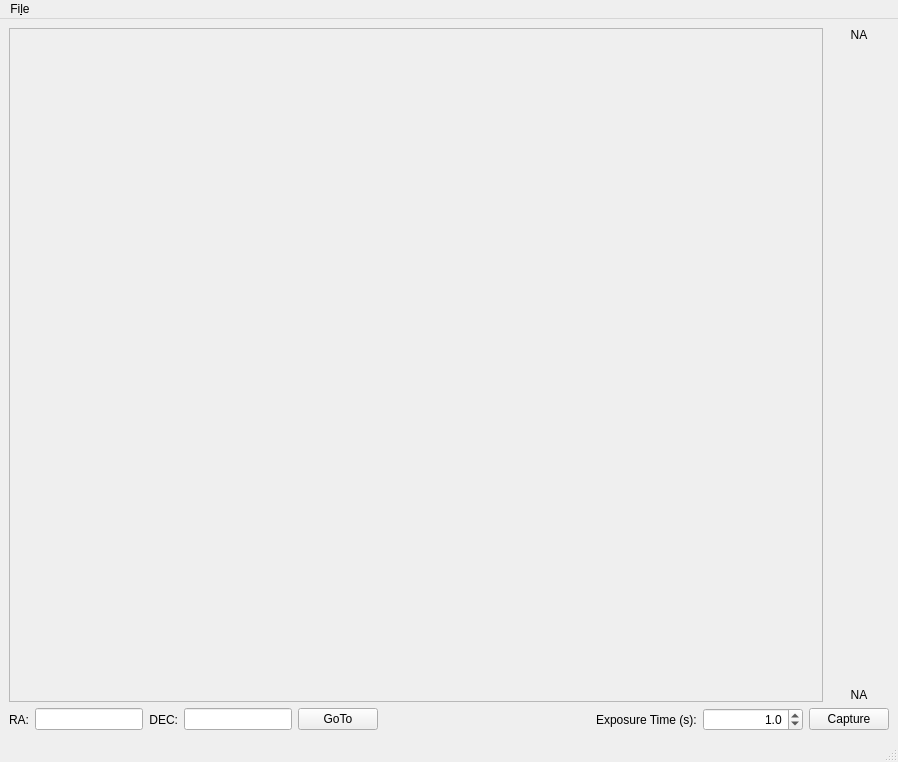
<?xml version="1.0" encoding="UTF-8"?>
<ui version="4.0">
 <class>MainWindow</class>
 <widget class="QMainWindow" name="MainWindow">
  <property name="geometry">
   <rect>
    <x>0</x>
    <y>0</y>
    <width>898</width>
    <height>762</height>
   </rect>
  </property>
  <property name="windowTitle">
   <string>INDI XML Client Example 1</string>
  </property>
  <widget class="QWidget" name="centralwidget">
   <layout class="QGridLayout" name="gridLayout">
    <item row="0" column="0">
     <layout class="QVBoxLayout" name="verticalLayout_2">
      <item>
       <layout class="QHBoxLayout" name="horizontalLayout">
        <item>
         <widget class="QScrollArea" name="cameraScrollArea">
          <property name="widgetResizable">
           <bool>true</bool>
          </property>
          <widget class="QWidget" name="scrollAreaWidgetContents">
           <property name="geometry">
            <rect>
             <x>0</x>
             <y>0</y>
             <width>806</width>
             <height>656</height>
            </rect>
           </property>
          </widget>
         </widget>
        </item>
        <item>
         <layout class="QVBoxLayout" name="verticalLayout">
          <item>
           <widget class="QLabel" name="rangeMaxLabel">
            <property name="minimumSize">
             <size>
              <width>60</width>
              <height>0</height>
             </size>
            </property>
            <property name="text">
             <string>NA</string>
            </property>
            <property name="alignment">
             <set>Qt::AlignCenter</set>
            </property>
           </widget>
          </item>
          <item>
           <widget class="QVRangeSlider" name="rangeSlider" native="true">
            <property name="sizePolicy">
             <sizepolicy hsizetype="Preferred" vsizetype="MinimumExpanding">
              <horstretch>0</horstretch>
              <verstretch>0</verstretch>
             </sizepolicy>
            </property>
           </widget>
          </item>
          <item>
           <widget class="QLabel" name="rangeMinLabel">
            <property name="text">
             <string>NA</string>
            </property>
            <property name="alignment">
             <set>Qt::AlignCenter</set>
            </property>
           </widget>
          </item>
         </layout>
        </item>
       </layout>
      </item>
      <item>
       <layout class="QHBoxLayout" name="horizontalLayout_2">
        <item>
         <widget class="QLabel" name="raLabel">
          <property name="text">
           <string>RA:</string>
          </property>
          <property name="alignment">
           <set>Qt::AlignRight|Qt::AlignTrailing|Qt::AlignVCenter</set>
          </property>
         </widget>
        </item>
        <item>
         <widget class="QLineEdit" name="raLineEdit">
          <property name="sizePolicy">
           <sizepolicy hsizetype="Minimum" vsizetype="Fixed">
            <horstretch>0</horstretch>
            <verstretch>0</verstretch>
           </sizepolicy>
          </property>
         </widget>
        </item>
        <item>
         <widget class="QLabel" name="decLabel">
          <property name="text">
           <string>DEC:</string>
          </property>
          <property name="alignment">
           <set>Qt::AlignRight|Qt::AlignTrailing|Qt::AlignVCenter</set>
          </property>
         </widget>
        </item>
        <item>
         <widget class="QLineEdit" name="decLineEdit">
          <property name="sizePolicy">
           <sizepolicy hsizetype="Minimum" vsizetype="Fixed">
            <horstretch>0</horstretch>
            <verstretch>0</verstretch>
           </sizepolicy>
          </property>
         </widget>
        </item>
        <item>
         <widget class="QPushButton" name="gotoPushButton">
          <property name="text">
           <string>GoTo</string>
          </property>
         </widget>
        </item>
        <item>
         <spacer name="horizontalSpacer">
          <property name="orientation">
           <enum>Qt::Horizontal</enum>
          </property>
          <property name="sizeHint" stdset="0">
           <size>
            <width>40</width>
            <height>20</height>
           </size>
          </property>
         </spacer>
        </item>
        <item>
         <widget class="QLabel" name="exposureTimeLabel">
          <property name="text">
           <string>Exposure Time (s):</string>
          </property>
         </widget>
        </item>
        <item>
         <widget class="QDoubleSpinBox" name="exposureTimeDoubleSpinBox">
          <property name="minimumSize">
           <size>
            <width>100</width>
            <height>0</height>
           </size>
          </property>
          <property name="alignment">
           <set>Qt::AlignRight|Qt::AlignTrailing|Qt::AlignVCenter</set>
          </property>
          <property name="decimals">
           <number>1</number>
          </property>
          <property name="value">
           <double>1.000000000000000</double>
          </property>
         </widget>
        </item>
        <item>
         <widget class="QPushButton" name="capturePushButton">
          <property name="text">
           <string>Capture</string>
          </property>
         </widget>
        </item>
       </layout>
      </item>
     </layout>
    </item>
   </layout>
  </widget>
  <widget class="QMenuBar" name="menubar">
   <property name="geometry">
    <rect>
     <x>0</x>
     <y>0</y>
     <width>898</width>
     <height>25</height>
    </rect>
   </property>
   <widget class="QMenu" name="menuFile">
    <property name="title">
     <string>Fi&amp;le</string>
    </property>
    <addaction name="actionQuit"/>
   </widget>
   <addaction name="menuFile"/>
  </widget>
  <widget class="QStatusBar" name="statusbar"/>
  <action name="actionQuit">
   <property name="text">
    <string>&amp;Quit</string>
   </property>
  </action>
 </widget>
 <customwidgets>
  <customwidget>
   <class>QVRangeSlider</class>
   <extends>QWidget</extends>
   <header>qt5RangeSlider</header>
   <container>1</container>
  </customwidget>
 </customwidgets>
 <resources/>
 <connections/>
</ui>
